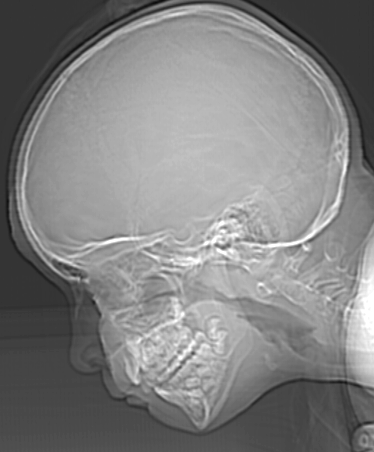
#> input picture Lab01 - sampling_quantization/ctskull-256.tif, 374 x 452 px
$ jupyter execute --allow-errors Lab_01.ipynb
#> lines starting #> are read from the running program, lines starting #| are printed output that depends on the picture; after the words box and inside, x2 and y2 are one past the last pixel; in counts of white or black regions, pixels touching at a corner belong together
[cell 1]
import cv2
import matplotlib.pyplot as plt
import numpy as np

1. Utilizando imagem relogio.tif e faça uma reamostragem de seus pixels para 300, 150 e 72 dpi. Sabe-se que a imagem original possui 1250 dpi. Fazer os cálculos por meio do seu algortimo. Não usar o opencv para a conversão

[cell 2]
img = cv2.imread("relogio.tif", cv2.IMREAD_GRAYSCALE)
#> (the rest of this cell did not finish here and is left out)

[cell 3]
def reamostragem(img, dpi):
    linhas = img.shape[0]
    colunas = img.shape[1];
    dpi_original = 1250
    razao_dpi = dpi / dpi_original
    linhas_dpi = int(linhas * razao_dpi)
    colunas_dpi = int(colunas * razao_dpi)
    nova_img_dpi = np.zeros((linhas_dpi, colunas_dpi), dtype=np.uint8)
    for i in range(linhas_dpi):
        for j in range(colunas_dpi):
            x = int(i / razao_dpi)
            y = int(j / razao_dpi)
            nova_img_dpi[i, j] = img[x, y]

    plt.imshow(nova_img_dpi, cmap='gray', vmin=0, vmax=255);
    plt.show()

    print('Tamanho da nova imagem :', nova_img_dpi.shape)

#> (a cell that did not finish here is left out)

#> (a cell that did not finish here is left out)


#> (a cell that did not finish here is left out)


2. Utilizando a imagem ctskull-256.tif, refaça a quantização de seus pixels utilizando de 7 a 1 bit(s) por pixel. Fazer os cálculos por meio do seu algortimo. Não usar o opencv para a conversão

[cell 7]
img_skull = cv2.imread("ctskull-256.tif", cv2.IMREAD_GRAYSCALE)
#> img_skull is the input picture: shape (452, 374); min 12, max 255, mean 129.4

plt.imshow(img_skull, cmap='gray', vmin=0, vmax=255);
print('Tamanho da imagem : ',img_skull.shape)
#| Tamanho da imagem :  (452, 374)

linhas = img_skull.shape[0]
#> linhas = 452
colunas = img_skull.shape[1];
#> colunas = 374

[cell 8]
def img_quantizada(qtd_bits):
#> called with qtd_bits = 1
    razao = 255 / (2**qtd_bits - 1)
    img_quant = np.zeros_like(img_skull, dtype=np.uint8)
    for i in range(linhas):
        for j in range(colunas):
            valor_img_skull = img_skull[i, j]
            valor_quantizado = int(valor_img_skull / razao + 0.5) * razao
            img_quant[i, j] = valor_quantizado
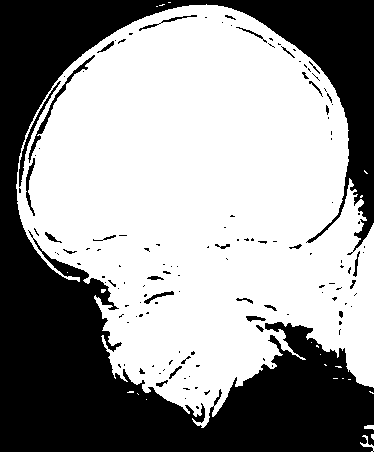
#> img_quant: shape (452, 374); 59.7% white; 134 black regions (103 under 20 px), largest, box (x1, y1, x2, y2) and area: (0, 0, 374, 452) 65430, (28, 55, 95, 163) 449, (19, 81, 61, 187) 349
    return img_quant

[cell 9]
img_qt_1 = img_quantizada(1);
img_qt_2 = img_quantizada(2);
#> call 2 of img_quantizada, with qtd_bits = 2
#> after the loop in img_quantizada (call 2), `for i in range(linhas):`:
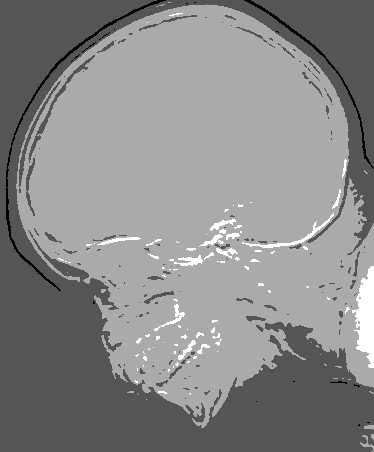
#> img_quant: shape (452, 374); min 0, max 255, mean 136.7
img_qt_3 = img_quantizada(3);
img_qt_4 = img_quantizada(4);
img_qt_5 = img_quantizada(5);
img_qt_6 = img_quantizada(6);
img_qt_7 = img_quantizada(7);

plt.imshow(img_qt_1, cmap='gray', vmin=0, vmax=255)
plt.show()

[cell 10]
#subplotagem 1
plt.subplot(1, 8, 1)
plt.title('8 bits')
plt.imshow(img_skull, cmap='gray', vmin=0, vmax=255);
plt.axis('off')

#subplotagem 2
plt.subplot(1, 8, 2)
plt.title('7 bits')
plt.imshow(img_qt_7, cmap='gray', vmin=0, vmax=255);
plt.axis('off')

#subplotagem 3
plt.subplot(1, 8, 3)
plt.title('6 bits')
plt.imshow(img_qt_6, cmap='gray', vmin=0, vmax=255);
plt.axis('off')

#subplotagem 4
plt.subplot(1, 8, 4)
plt.title('5 bits')
plt.imshow(img_qt_5, cmap='gray', vmin=0, vmax=255);
plt.axis('off')

#subplotagem 5
plt.subplot(1, 8, 5)
plt.title('4 bits')
plt.imshow(img_qt_4, cmap='gray', vmin=0, vmax=255);
plt.axis('off')

#subplotagem 6
plt.subplot(1, 8, 6)
plt.title('3 bits')
plt.imshow(img_qt_3, cmap='gray', vmin=0, vmax=255);
plt.axis('off')

#subplotagem 7
plt.subplot(1, 8, 7)
plt.title('2 bits')
plt.imshow(img_qt_2, cmap='gray', vmin=0, vmax=255);
plt.axis('off')

#subplotagem 8
plt.subplot(1, 8, 8)
plt.title('1 bit')
plt.imshow(img_qt_1, cmap='gray', vmin=0, vmax=255);
plt.axis('off')
